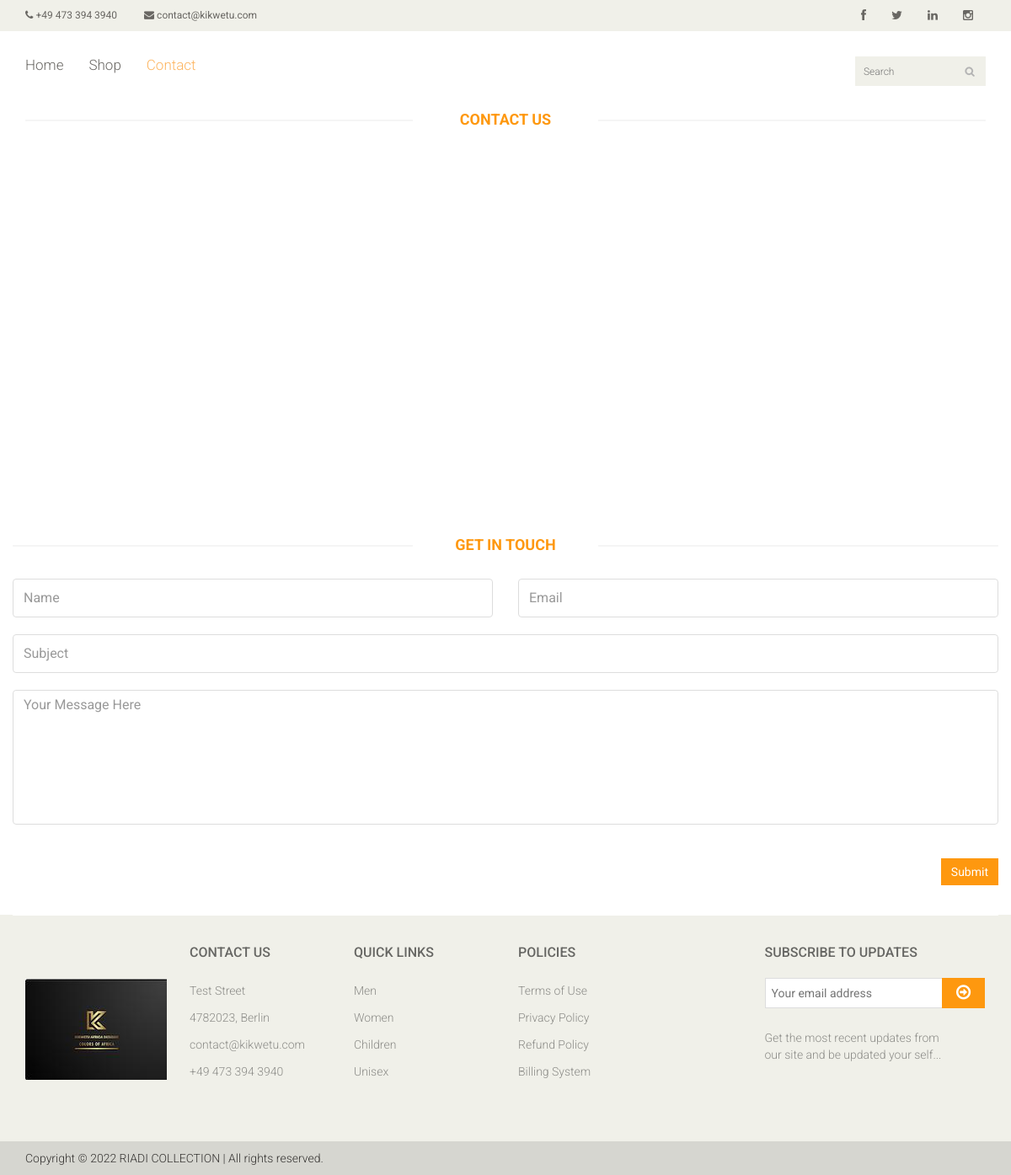
The app's page /contact with its own data.
### publicsite/models.py (models this page shows, shortened)
class GeneralInfo(models.Model):
    email_address = models.CharField(max_length=150, null=True, blank=True)
    phone_number = models.CharField(max_length=150, null=True, blank=True)
    facebook_link = models.TextField(null=True, blank=True)
    twitter_link = models.TextField(null=True, blank=True)
    linkedin_link = models.TextField(null=True, blank=True)
    instagram_link = models.TextField(null=True, blank=True)
    street_name = models.CharField(max_length=150, null=True, blank=True)
    zip_code = models.CharField(max_length=150, null=True, blank=True)
    city = models.CharField(max_length=150, null=True, blank=True)
    currency = models.ForeignKey(Currency, null=True, on_delete=models.SET_NULL)
    active = models.BooleanField(default=False)

### products/models.py (models this page shows, shortened)
class ProductCategory(models.Model):
    category = models.CharField(max_length=64)
    description = models.TextField(null=True, blank=True)

### publicsite/views.py (the view)
# urls.py: path('contact', contact, name='contact'),
def contact(request):
    site_info = GeneralInfo.objects.filter(active=True).first()
    return render(request, 'contact-us.html', {
        'page': 'CONTACT US',
        'contact_active': True,
        'site_info': site_info,
        'footer_categories': ProductCategory.objects.prefetch_related('subcategories').all()[:4]
    })

### templates/contact-us.html (shortened to what this page needs)
{% extends "base.html" %}
{% load static %}
{% block content %}
  <div id="contact-page" class="container">
    <div class="bg">
      <div class="row">
        <div class="col-sm-12">
          <h2 class="title text-center">Contact <strong>Us</strong></h2>
          <div id="gmap" class="contact-map">
          </div>
        </div>
      </div>
      <div class="row">
        <div class="">
          <div class="contact-form">
            <h2 class="title text-center">Get In Touch</h2>
            <form id="main-contact-form" class="contact-form row" name="contact-form" method="post">
              <div class="form-group col-md-6">
                <input type="text" name="name" class="form-control" required="required" placeholder="Name">
              </div>
              <div class="form-group col-md-6">
                <input type="email" name="email" class="form-control" required="required" placeholder="Email">
              </div>
              <div class="form-group col-md-12">
                <input type="text" name="subject" class="form-control" required="required" placeholder="Subject">
              </div>
              <div class="form-group col-md-12">
                <textarea name="message" id="message" required="required" class="form-control" rows="8"
                          placeholder="Your Message Here"></textarea>
              </div>
              <div class="form-group col-md-12">
                <input type="submit" name="submit" class="btn btn-primary pull-right" value="Submit">
              </div>
            </form>
          </div>
        </div>
      </div>
    </div>
  </div>
{% endblock %}

### templates/base.html (shortened to what this page needs)
{% load static %}
<!DOCTYPE html>
<html lang="en">
<head>
  <link href="{% static  'css/bootstrap.min.css' %}" rel="stylesheet">
  <link href="{% static 'css/font-awesome.min.css' %}" rel="stylesheet">
  <link href="{% static 'css/prettyPhoto.css' %}" rel="stylesheet">
  <link href="{% static 'css/price-range.css' %}" rel="stylesheet">
  <link href="{% static 'css/animate.css' %}" rel="stylesheet">
  <link href="{% static 'css/main.css' %}" rel="stylesheet">
  <link href="{% static 'css/responsive.css' %}" rel="stylesheet">
</head>
<body>
<header id="header">
  <div class="header_top">
    <div class="container">
      <div class="row">
        <div class="col-sm-6">
          <div class="contactinfo">
            <ul class="nav nav-pills">
              <li><a href="#"><i class="fa fa-phone"></i> {{ site_info.phone_number }}</a></li>
              <li><a href="#"><i class="fa fa-envelope"></i> {{ site_info.email_address }}</a></li>
            </ul>
          </div>
        </div>
        <div class="col-sm-6">
          <div class="social-icons pull-right">
            <ul class="nav navbar-nav">
              <li><a href="{{ site_info.facebook_link }}"><i class="fa fa-facebook"></i></a></li>
              <li><a href="{{ site_info.twitter_link }}"><i class="fa fa-twitter"></i></a></li>
              <li><a href="{{ site_info.linkedin_link }}"><i class="fa fa-linkedin"></i></a></li>
              <li><a href="{{ site_info.instagram_link }}"><i class="fa fa-instagram"></i></a></li>
            </ul>
          </div>
        </div>
      </div>
    </div>
  </div>
  <div class="header-bottom">
    <div class="container">
      <div class="row">
        <div class="col-sm-9">
          <div class="mainmenu pull-left">
            <ul class="nav navbar-nav collapse navbar-collapse">
              <li><a href="{% url 'index' %}" class="{% if home_active %}active{% endif %}">Home</a></li>
              <li><a href="{% url 'shop' %}" class="{% if shop_active %}active{% endif %}">Shop</a></li>
              <li><a href="{% url 'contact' %}" class="{% if contact_active %}active{% endif %}">Contact</a></li>
            </ul>
          </div>
        </div>
        <div class="col-sm-3">
          <div class="search_box pull-right">
            <input type="text" placeholder="Search"/>
          </div>
        </div>
      </div>
    </div>
  </div>
</header>
<section class="body-space">
{% block content %} {% endblock %}
</section>
<footer id="footer">
  <div class="footer-widget">
    <div class="container">
      <div class="row">
        <div class="col-sm-2">
          <div class="single-widget">
            <br><br><br>
            <img src="{% static 'images/website/logo.jpeg' %}" alt="">
          </div>
        </div>
        <div class="col-sm-2">
          <div class="single-widget">
            <h2>Contact Us</h2>
            <ul class="nav nav-pills nav-stacked">
              <li><a href="#">{{ site_info.street_name }}</a></li>
              <li><a href="#">{{ site_info.zip_code }}, {{ site_info.city }}</a></li>
              <li><a href="#">{{ site_info.email_address }}</a></li>
              <li><a href="#">{{ site_info.phone_number }}</a></li>
            </ul>
          </div>
        </div>
        <div class="col-sm-2">
          <div class="single-widget">
            <h2>Quick Links</h2>
            <ul class="nav nav-pills nav-stacked">
              {% for item in footer_categories %}
                <li><a href="{% url 'shop' %}?category={{ item.id }}">{{ item.category }}</a></li>
              {% endfor %}
            </ul>
          </div>
        </div>
        <div class="col-sm-2">
          <div class="single-widget">
            <h2>Policies</h2>
            <ul class="nav nav-pills nav-stacked">
              <li><a href="{% url 'policy' 'terms_use' %}">Terms of Use</a></li>
              <li><a href="{% url 'policy' 'privacy' %}">Privacy Policy</a></li>
              <li><a href="{% url 'policy' 'refund' %}">Refund Policy</a></li>
              <li><a href="{% url 'policy' 'billing' %}">Billing System</a></li>
            </ul>
          </div>
        </div>
        <div class="col-sm-3 col-sm-offset-1">
          <div class="single-widget">
            <h2>Subscribe to updates</h2>
            <form action="#" class="searchform">
              <input type="text" placeholder="Your email address"/>
              <button type="submit" class="btn btn-default"><i class="fa fa-arrow-circle-o-right"></i></button>
              <p>Get the most recent updates from <br/>our site and be updated your self...</p>
            </form>
          </div>
        </div>
      </div>
    </div>
  </div>
  <div class="footer-bottom">
    <div class="container">
      <div class="row">
        <p class="pull-left">Copyright © 2022 RIADI COLLECTION | All rights reserved.</p>
      </div>
    </div>
  </div>
</footer>
</body>
</html>

### static/css/main.css (style rules this page uses)
body { font-family: 'Roboto', sans-serif; position: relative; font-weight: 400px; }
ul li { list-style: none; }
a { -webkit-transition: 300ms; transition: 300ms; }
h1, h2, h3, h4, h5, h6 { font-family: 'Roboto', sans-serif; }
.header_top { background: none repeat scroll 0 0 #F0F0E9; }
.contactinfo ul li:first-child { margin-left: -15px; }
.contactinfo ul li a { font-size: 12px; color: #696763; font-family: 'Roboto', sans-serif; }
.social-icons ul li a { border: 0 none; border-radius: 0; color: #696763; padding: 0px; }
.social-icons ul li { display: inline-block; }
.social-icons ul li a i { padding: 11px 15px; transition: all 0.9s ease 0s; -moz-transition: all 0.9s ease 0s; -webkit-transition: all 0.9s ease 0s; -o-transition: all 0.9s ease 0s; }
.header-bottom { padding-bottom: 30px; padding-top: 30px; }
.navbar-collapse.collapse { padding-left: 0; }
.mainmenu ul li { padding-right: 15px; padding-left: 15px; }
.mainmenu ul li:first-child { padding-left: 0px; }
.mainmenu ul li a { color: #696763; font-family: 'Roboto', sans-serif; font-size: 17px; font-weight: 300; padding: 0; padding-bottom: 10px; }
.mainmenu ul li a:hover, .mainmenu ul li a.active, .shop-menu ul li a.active { background: none; color: #fdb45e; }
.search_box input { background: #F0F0E9; border: medium none; color: #B2B2B2; font-family: 'roboto'; font-size: 12px; font-weight: 300; height: 35px; outline: medium none; padding-left: 10px; width: 155px; background-image: url(../images/home/searchicon.png); background-repeat: no-repeat; background-position: 130px; }
#footer { background: #F0F0E9; }
.footer-widget { margin-bottom: 68px; }
.footer-widget .container { border-top: 1px solid #FFFFFF; padding-top: 15px; }
.single-widget h2 { color: #666663; font-family: 'Roboto', sans-serif; font-size: 16px; font-weight: 500; margin-bottom: 22px; text-transform: uppercase; }
.single-widget ul li a { color: #8C8C88; font-family: 'Roboto', sans-serif; font-size: 14px; font-weight: 300; padding: 5px 0; }
.searchform input { border: 1px solid #DDDDDD; color: #CCCCC6; font-family: 'Roboto', sans-serif; font-size: 14px; margin-top: 0; outline: medium none; padding: 7px; width: 212px; }
.searchform button { background: #FE980F; border: medium none; border-radius: 0; margin-left: -5px; margin-top: -3px; padding: 7px 17px; }
.searchform button i { color: #FFFFFF; font-size: 20px; }
.searchform p { color: #8C8C88; font-family: 'Roboto', sans-serif; font-size: 14px; font-weight: 300; margin-top: 25px; }
.footer-bottom { background: #D6D6D0; padding-top: 10px; }
.footer-bottom p { color: #363432; font-family: 'Roboto', sans-serif; font-weight: 300; margin-left: 15px; }
.left-sidebar h2:after, h2.title:after { content: " "; position: absolute; border: 1px solid #f5f5f5; bottom: 8px; left: 0; width: 100%; height: 0; z-index: -2; }
h2.title:before { content: " "; position: absolute; background: #fff; bottom: -6px; width: 220px; height: 30px; z-index: -1; left: 50%; margin-left: -110px; }
h2.title { color: #FE980F; font-family: 'Roboto', sans-serif; font-size: 18px; font-weight: 700; margin: 0 15px; text-transform: uppercase; margin-bottom: 30px; position: relative; }
.bg h2.title { margin-right: 0; margin-left: 0; margin-top: 0; }
.user_info input, select, textarea { background: #F0F0E9; border: 0; color: #696763; padding: 5px; width: 100%; border-radius: 0; resize: none }
.btn.btn-primary { background: #FE980F; border: 0 none; border-radius: 0; margin-top: 16px; }
.contact-map { width: 100%; height: 385px; margin-bottom: 70px }
.contact-form .form-group { margin-bottom: 20px; }
#contact-page .form-control { background-color: #fff; border: 1px solid #ddd; color: #696763; height: 46px; padding: 6px 12px; width: 100%; font-size: 16px; border-radius: 4px; -webkit-box-shadow: inherit; box-shadow: inherit; }
#contact-page #message { height: 160px; resize: none; }
#main-contact-form .btn-primary { margin-bottom: 15px; margin-top: 20px; }
.body-space { min-height: 54vh; }

### records on screen
GeneralInfo: phone_number "+49 473 394 3940", email_address "contact@kikwetu.com", street_name "Test Street", zip_code "4782023", city "Berlin"
ProductCategory: category "Men"
ProductCategory: category "Women"
ProductCategory: category "Children"
ProductCategory: category "Unisex"
